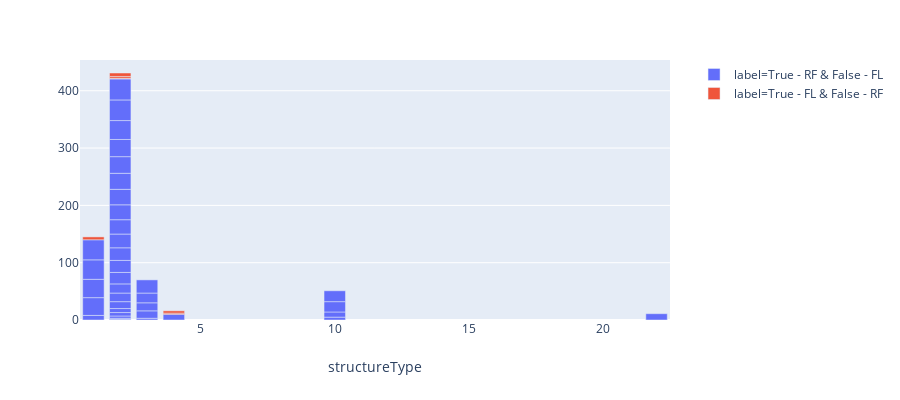

This figure's notebook cell:
### Markdown cell above
## Comparison of models with respect to structureType

### Code cell
fig = px.bar(df, x='structureType', height=400, color='label')
fig.show()

### Figure 1 — Plotly figure (JSON) as saved in the notebook; plotly's stock layout.template omitted (floating-point values rounded to 4 significant figures)
{"data": [{"alignmentgroup": "True", "hoverlabel": {"namelength": 0}, "hovertemplate": "label=True - RF & False - FL<br>structureType=%{x}", "legendgroup": "label=True - RF & False - FL", "marker": {"color": "#636efa"}, "name": "label=True - RF & False - FL", "offsetgroup": "label=True - RF & False - FL", "orientation": "v", "showlegend": true, "textposition": "auto", "type": "bar", "x": [2, 2, 2, 3, 2, 10, 2, 2, 1, 10, 4, 22, 2, 3, 3, 2, 2, 3, 10, 10, 2, 2, 2, 3, 2, 2, 2, 2, 2, 2, 2, 1, 1, 2, 1, 1, 2, 2], "xaxis": "x", "yaxis": "y"}, {"alignmentgroup": "True", "hoverlabel": {"namelength": 0}, "hovertemplate": "label=True - FL & False - RF<br>structureType=%{x}", "legendgroup": "label=True - FL & False - RF", "marker": {"color": "#EF553B"}, "name": "label=True - FL & False - RF", "offsetgroup": "label=True - FL & False - RF", "orientation": "v", "showlegend": true, "textposition": "auto", "type": "bar", "x": [2, 2, 4, 2, 4, 1, 2], "xaxis": "x", "yaxis": "y"}], "layout": {"barmode": "relative", "height": 400, "legend": {"tracegroupgap": 0}, "margin": {"t": 60}, "xaxis": {"anchor": "y", "domain": [0, 0.98], "title": {"text": "structureType"}}, "yaxis": {"anchor": "x", "domain": [0, 1]}}}
